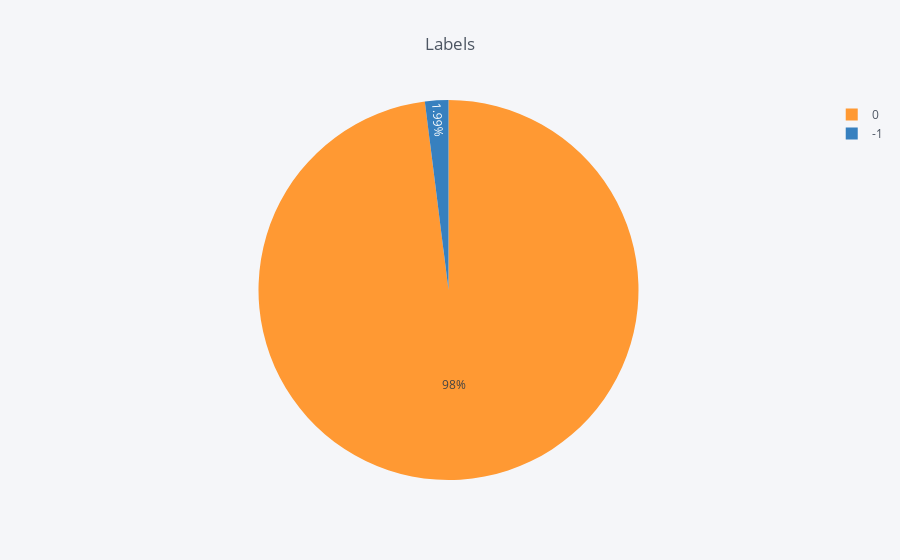

This figure's notebook cell:
### Code cell
temp=output_900k['y'].value_counts()
temp_df=pd.DataFrame({'labels':temp.index,'values':temp.values})
temp_df.iplot(kind='pie',labels='labels',values='values',title='Labels')

### Figure 1 — Plotly figure (JSON) as saved in the notebook; plotly's stock layout.template omitted (floating-point values rounded to 4 significant figures)
{"data": [{"labels": [0, -1], "marker": {"colors": ["rgba(255, 153, 51, 1.0)", "rgba(55, 128, 191, 1.0)"]}, "name": "", "type": "pie", "values": [882102, 17898]}], "layout": {"legend": {"bgcolor": "#F5F6F9", "font": {"color": "#4D5663"}}, "paper_bgcolor": "#F5F6F9", "plot_bgcolor": "#F5F6F9", "title": "Labels", "titlefont": {"color": "#4D5663"}}}
